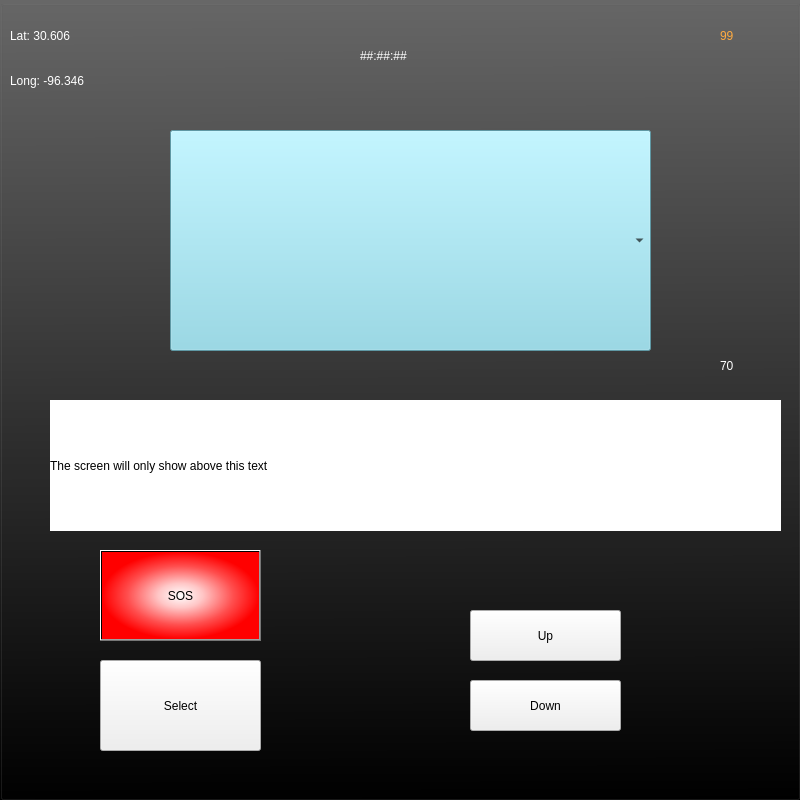
<?xml version="1.0" encoding="UTF-8"?>
<ui version="4.0">
 <class>BG</class>
 <widget class="QGroupBox" name="BG">
  <property name="geometry">
   <rect>
    <x>0</x>
    <y>0</y>
    <width>800</width>
    <height>800</height>
   </rect>
  </property>
  <property name="minimumSize">
   <size>
    <width>800</width>
    <height>800</height>
   </size>
  </property>
  <property name="maximumSize">
   <size>
    <width>800</width>
    <height>800</height>
   </size>
  </property>
  <property name="windowTitle">
   <string>GroupBox</string>
  </property>
  <property name="styleSheet">
   <string notr="true">QWidget#BG{
background-color: qlineargradient(spread:pad, x1:0.55377, y1:1, x2:0.549, y2:0, stop:0 rgba(0, 0, 0, 255), stop:1 rgba(103, 103, 103, 255))
}</string>
  </property>
  <widget class="QComboBox" name="MessagesCB">
   <property name="geometry">
    <rect>
     <x>170</x>
     <y>130</y>
     <width>481</width>
     <height>221</height>
    </rect>
   </property>
   <property name="styleSheet">
    <string notr="true">font: 75 34pt &quot;MS Shell Dlg 2&quot;;
background-color:rgb(133, 213, 230)</string>
   </property>
  </widget>
  <widget class="QLabel" name="timeLabel">
   <property name="geometry">
    <rect>
     <x>360</x>
     <y>0</y>
     <width>231</width>
     <height>111</height>
    </rect>
   </property>
   <property name="styleSheet">
    <string notr="true">font: 75 22pt &quot;MS Shell Dlg 2&quot;;
color:rgb(255, 255, 255)</string>
   </property>
   <property name="text">
    <string>##:##:##</string>
   </property>
  </widget>
  <widget class="QPushButton" name="ButtonDown">
   <property name="geometry">
    <rect>
     <x>470</x>
     <y>680</y>
     <width>151</width>
     <height>51</height>
    </rect>
   </property>
   <property name="text">
    <string>Down</string>
   </property>
  </widget>
  <widget class="QPushButton" name="ButtonSOS">
   <property name="geometry">
    <rect>
     <x>100</x>
     <y>550</y>
     <width>161</width>
     <height>91</height>
    </rect>
   </property>
   <property name="styleSheet">
    <string notr="true">background-color:qradialgradient(spread:pad, cx:0.5, cy:0.5, radius:0.5, fx:0.5, fy:0.5, stop:0 rgba(255, 255, 255, 255), stop:0.283582 rgba(255, 198, 198, 255), stop:0.676617 rgba(255, 78, 78, 255), stop:1 rgba(255, 0, 0, 255))</string>
   </property>
   <property name="text">
    <string>SOS</string>
   </property>
  </widget>
  <widget class="QPushButton" name="ButtonSelect">
   <property name="geometry">
    <rect>
     <x>100</x>
     <y>660</y>
     <width>161</width>
     <height>91</height>
    </rect>
   </property>
   <property name="text">
    <string>Select</string>
   </property>
  </widget>
  <widget class="QPushButton" name="ButtonUp">
   <property name="geometry">
    <rect>
     <x>470</x>
     <y>610</y>
     <width>151</width>
     <height>51</height>
    </rect>
   </property>
   <property name="text">
    <string>Up</string>
   </property>
  </widget>
  <widget class="QLabel" name="heartLabel">
   <property name="geometry">
    <rect>
     <x>720</x>
     <y>310</y>
     <width>341</width>
     <height>111</height>
    </rect>
   </property>
   <property name="styleSheet">
    <string notr="true">font: 20pt &quot;MS Shell Dlg 2&quot;;
color:rgb(255, 255, 255)</string>
   </property>
   <property name="text">
    <string>70</string>
   </property>
  </widget>
  <widget class="QLabel" name="label">
   <property name="geometry">
    <rect>
     <x>50</x>
     <y>400</y>
     <width>731</width>
     <height>131</height>
    </rect>
   </property>
   <property name="styleSheet">
    <string notr="true">background-color:rgb(255, 255, 255);

font: 22pt &quot;MS Shell Dlg 2&quot;;</string>
   </property>
   <property name="text">
    <string>The screen will only show above this text</string>
   </property>
  </widget>
  <widget class="QLabel" name="longLabel">
   <property name="geometry">
    <rect>
     <x>10</x>
     <y>30</y>
     <width>461</width>
     <height>101</height>
    </rect>
   </property>
   <property name="styleSheet">
    <string notr="true">font: 75 22pt &quot;MS Shell Dlg 2&quot;;
color:rgb(255, 255, 255)</string>
   </property>
   <property name="text">
    <string>Long: -96.346</string>
   </property>
  </widget>
  <widget class="QLabel" name="latLabel">
   <property name="geometry">
    <rect>
     <x>10</x>
     <y>-20</y>
     <width>431</width>
     <height>111</height>
    </rect>
   </property>
   <property name="styleSheet">
    <string notr="true">font: 75 22pt &quot;MS Shell Dlg 2&quot;;
color:rgb(255, 255, 255)</string>
   </property>
   <property name="text">
    <string>Lat: 30.606</string>
   </property>
  </widget>
  <widget class="QLabel" name="batteryText">
   <property name="geometry">
    <rect>
     <x>720</x>
     <y>20</y>
     <width>71</width>
     <height>31</height>
    </rect>
   </property>
   <property name="styleSheet">
    <string notr="true">font: 75 16pt &quot;MS Shell Dlg 2&quot;;
color: rgb(255, 171, 64);</string>
   </property>
   <property name="text">
    <string>99</string>
   </property>
  </widget>
  <widget class="QLabel" name="label_2">
   <property name="geometry">
    <rect>
     <x>678</x>
     <y>350</y>
     <width>51</width>
     <height>41</height>
    </rect>
   </property>
   <property name="text">
    <string/>
   </property>
   <property name="pixmap">
    <pixmap>heart.png</pixmap>
   </property>
  </widget>
  <widget class="QLabel" name="label_3">
   <property name="geometry">
    <rect>
     <x>705</x>
     <y>10</y>
     <width>81</width>
     <height>51</height>
    </rect>
   </property>
   <property name="text">
    <string/>
   </property>
   <property name="pixmap">
    <pixmap>battery.png</pixmap>
   </property>
  </widget>
  <widget class="QLabel" name="label_4">
   <property name="geometry">
    <rect>
     <x>310</x>
     <y>20</y>
     <width>51</width>
     <height>71</height>
    </rect>
   </property>
   <property name="styleSheet">
    <string notr="true"/>
   </property>
   <property name="text">
    <string/>
   </property>
   <property name="pixmap">
    <pixmap>clock2 (2).png</pixmap>
   </property>
  </widget>
  <zorder>label_3</zorder>
  <zorder>MessagesCB</zorder>
  <zorder>timeLabel</zorder>
  <zorder>ButtonDown</zorder>
  <zorder>ButtonSOS</zorder>
  <zorder>ButtonSelect</zorder>
  <zorder>ButtonUp</zorder>
  <zorder>heartLabel</zorder>
  <zorder>label</zorder>
  <zorder>longLabel</zorder>
  <zorder>latLabel</zorder>
  <zorder>batteryText</zorder>
  <zorder>label_2</zorder>
  <zorder>label_4</zorder>
 </widget>
 <resources>
  <include location="resources.qrc"/>
 </resources>
 <connections/>
</ui>
